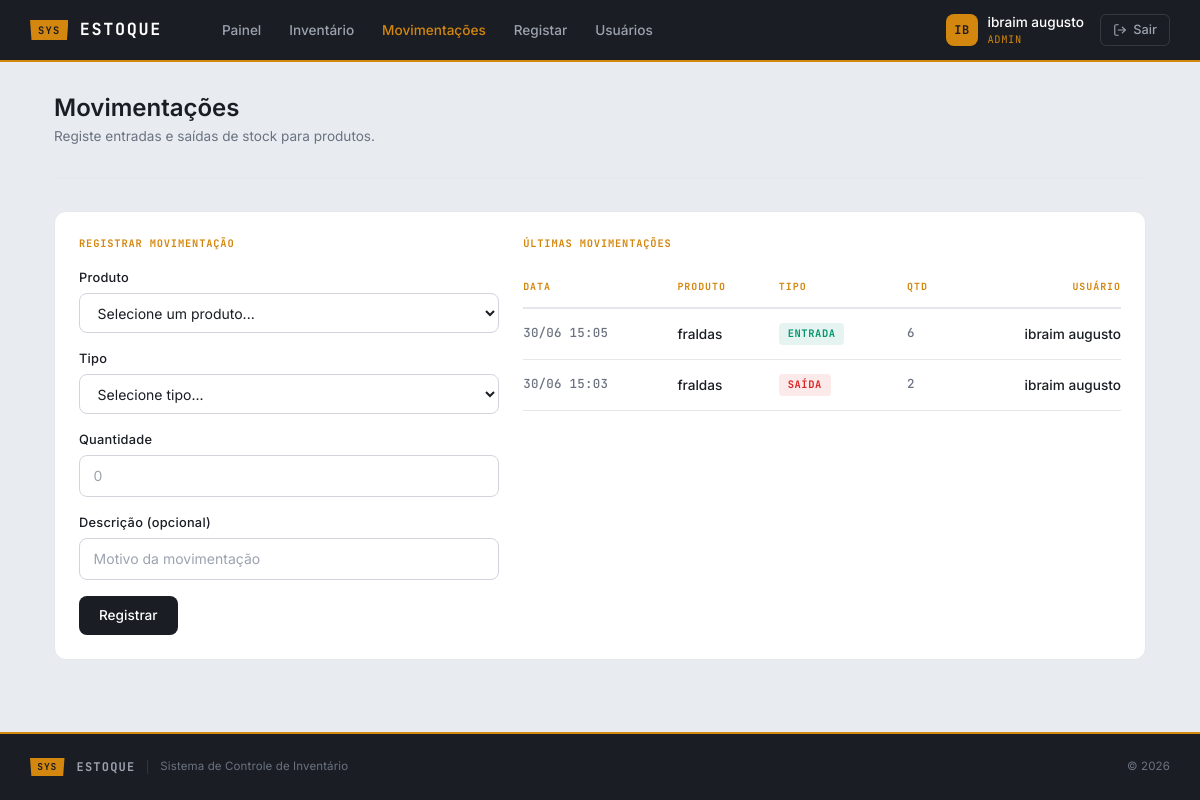
/pages/Movimentacoes.php (signed in), run on the app's committed database.
### tables this page shows
CREATE TABLE `movimentacoes` (
  `id` int(10) UNSIGNED NOT NULL,
  `produto_id` int(11) NOT NULL,
  `usuario_id` int(11) NOT NULL,
  `tipo` enum('entrada','saida') NOT NULL,
  `quantidade` int(11) NOT NULL,
  `descricao` varchar(255) DEFAULT NULL,
  `data_movimento` datetime DEFAULT current_timestamp()
);

CREATE TABLE `produtos` (
  `id` int(11) NOT NULL,
  `codigo` varchar(20) NOT NULL,
  `nome` varchar(100) NOT NULL,
  `categoria` varchar(100) DEFAULT NULL,
  `preco` decimal(10,2) DEFAULT NULL,
  `quantidade` int(11) DEFAULT 0,
  `categoria_id` int(11) DEFAULT NULL
);

CREATE TABLE `usuarios` (
  `id` int(255) NOT NULL,
  `nome` varchar(100) NOT NULL,
  `email` varchar(100) NOT NULL,
  `senha` varchar(255) NOT NULL,
  `role` enum('admin','funcionario') NOT NULL,
  `criado_em` timestamp NOT NULL DEFAULT current_timestamp()
);

### model/Movimentacao.php (called while the page is built, shortened)
<?php
class Movimentacao
{
    private $conn;
    public function __construct($conn)
    {
        $this->conn = $conn;
    }
    public function listarUltimasMovimentacoes(int $limite = 8): array
    {
        $sql = "SELECT m.*, p.nome AS produto_nome, u.nome AS usuario_nome FROM movimentacoes m LEFT JOIN produtos p ON m.produto_id = p.id LEFT JOIN usuarios u ON m.usuario_id = u.id ORDER BY m.data_movimento DESC LIMIT ?";
        $query = $this->conn->prepare($sql);
        $query->bind_param('i', $limite);
        $query->execute();
        $result = $query->get_result();
        return $result->fetch_all(MYSQLI_ASSOC);
    }
}

### pages/Movimentacoes.php (the view, shortened to what this page needs)
<?php
require_once __DIR__ . "/../config/Database.php";
require_once __DIR__ . "/../model/Movimentacao.php";
$db = new Database();
$conn = $db->conectar();
$movimentacao = new Movimentacao($conn);
$ultimasMovimentacoes = $movimentacao->listarUltimasMovimentacoes(20);
require_once 'layouts/header.php';
?>
<div class="app-body">
    <div class="app-container">
        <div class="page-header">
            <h1>Movimentações</h1>
            <p>Registe entradas e saídas de stock para produtos.</p>
        </div>
        <div class="card-app">
            <div class="row g-4">
                <div class="col-12 col-lg-5">
                    <div class="card-section-head">
                        <div class="card-section-tag">Registrar Movimentação</div>
                    </div>
                    <form method="POST" class="form-app">
                        <div class="field-group">
                            <label for="produto_id">Produto</label>
                            <select id="produto_id" name="produto_id" required>
                                <option value="">Selecione um produto...</option>
                            </select>
                        </div>
                        <div class="field-group">
                            <label for="tipo">Tipo</label>
                            <select id="tipo" name="tipo" required>
                                <option value="">Selecione tipo...</option>
                            </select>
                        </div>
                        <div class="field-group">
                            <label for="quantidade">Quantidade</label>
                            <input id="quantidade" type="number" name="quantidade" min="1" required placeholder="0">
                        </div>
                        <div class="field-group">
                            <label for="descricao">Descrição (opcional)</label>
                            <input id="descricao" type="text" name="descricao" placeholder="Motivo da movimentação">
                        </div>
                        <button type="submit" class="btn-primary-app">Registrar</button>
                    </form>
                </div>
                <div class="col-12 col-lg-7">
                    <div class="card-section-head">
                        <div class="card-section-tag">Últimas movimentações</div>
                    </div>
                    <?php if (empty($ultimasMovimentacoes)): ?>
                    <div class="card-section-empty">
                        <svg viewBox="0 0 24 24"><polyline points="22 12 18 12 15 21 9 3 6 12 2 12"/></svg>
                        <p>Nenhuma movimentação registada ainda.</p>
                    </div>
                    <?php else: ?>
                    <div class="list-table-wrap">
                        <table class="list-table">
                            <thead>
                                <tr>
                                    <th>Data</th>
                                    <th>Produto</th>
                                    <th>Tipo</th>
                                    <th>Qtd</th>
                                    <th>Usuário</th>
                                </tr>
                            </thead>
                            <tbody>
                                <?php foreach ($ultimasMovimentacoes as $m): ?>
                                <tr>
                                    <td class="cell-code"><?= date('d/m H:i', strtotime($m['data_movimento'])) ?></td>
                                    <td class="cell-name"><?= htmlspecialchars($m['produto_nome'] ?? '—') ?></td>
                                    <td>
                                        <span class="mov-badge mov-<?= $m['tipo'] ?>"><?= $m['tipo'] === 'entrada' ? 'Entrada' : 'Saída' ?></span>
                                    </td>
                                    <td class="cell-code"><?= (int)$m['quantidade'] ?></td>
                                    <td class="cell-name"><?= htmlspecialchars($m['usuario_nome'] ?? '—') ?></td>
                                </tr>
                                <?php endforeach; ?>
                            </tbody>
                        </table>
                    </div>
                    <?php endif; ?>
                </div>
            </div>
        </div>
    </div>
</div>
<?php require_once 'layouts/footer.php'; ?>

### public/css/app.css (style rules this page uses)
:root { --c-deep: #1A1D23; --c-deep-mid: #252830; --c-paper: #E8ECF1; --c-amber: #D4870E; --c-amber-light: #F5B942; --c-white: #FFFFFF; --c-muted: #6B7280; --c-muted-light: #9CA3AF; --c-border: #D1D5DB; --c-border-light: #E5E7EB; --c-input-bg: #F3F4F6; --c-error: #DC2626; --c-success: #059669; --font-body: 'Inter', system-ui, sans-serif; --font-tag: 'JetBrains Mono', monospace; }
*, *::before, *::after { margin: 0; padding: 0; box-sizing: border-box; }
body { font-family: var(--font-body); background: var(--c-paper); color: var(--c-deep); min-height: 100vh; display: flex; flex-direction: column; }
.app-body { flex: 1; padding: 2rem 0; }
.app-container { max-width: 1140px; margin: 0 auto; padding: 0 1.5rem; width: 100%; }
.page-header { margin-bottom: 2rem; padding-bottom: 1rem; border-bottom: 1px solid var(--c-border-light); }
.page-header h1 { font-size: 1.5rem; font-weight: 600; color: var(--c-deep); margin-bottom: 0.2rem; }
.page-header p { font-size: 0.85rem; color: var(--c-muted); }
.field-group { margin-bottom: 1rem; }
.field-group label { display: block; font-size: 0.8rem; font-weight: 500; color: var(--c-deep); margin-bottom: 0.35rem; letter-spacing: 0.02em; }
.field-group input, .field-group select, .field-group textarea { width: 100%; padding: 0.6rem 0.85rem; border: 1.5px solid var(--c-border); border-radius: 8px; font-family: var(--font-body); font-size: 0.875rem; color: var(--c-deep); background: var(--c-white); transition: border-color 0.2s, box-shadow 0.2s; outline: none; }
.field-group input::placeholder, .field-group textarea::placeholder { color: var(--c-muted-light); }
.btn-primary-app { display: inline-flex; align-items: center; gap: 0.5rem; padding: 0.6rem 1.25rem; background: var(--c-deep); color: var(--c-white); border: none; border-radius: 8px; font-family: var(--font-body); font-size: 0.85rem; font-weight: 500; cursor: pointer; transition: background 0.15s; }
.card-app { background: var(--c-white); border: 1px solid var(--c-border-light); border-radius: 12px; padding: 1.5rem; }
.list-table-wrap { overflow-x: auto; }
.list-table { width: 100%; border-collapse: separate; border-spacing: 0; font-size: 0.85rem; }
.list-table thead th { font-family: var(--font-tag); font-size: 0.62rem; font-weight: 700; letter-spacing: 0.1em; text-transform: uppercase; color: var(--c-amber); padding: 0.75rem 0.5rem; border-bottom: 2px solid var(--c-border-light); text-align: left; white-space: nowrap; }
.list-table thead th:first-child { padding-left: 0; }
.list-table thead th:last-child { padding-right: 0; text-align: right; }
.list-table tbody tr { transition: background 0.12s; }
.list-table tbody td { padding: 0.85rem 0.5rem; border-bottom: 1px solid var(--c-border-light); vertical-align: middle; }
.list-table tbody td:first-child { padding-left: 0; }
.list-table tbody td:last-child { padding-right: 0; text-align: right; }
.cell-code { font-family: var(--font-tag); font-size: 0.78rem; font-weight: 500; color: var(--c-muted); letter-spacing: 0.02em; }
.cell-name { font-weight: 500; color: var(--c-deep); }
.card-section-head { display: flex; align-items: center; justify-content: space-between; margin-bottom: 1rem; }
.card-section-tag { font-family: var(--font-tag); font-size: 0.65rem; font-weight: 700; letter-spacing: 0.08em; text-transform: uppercase; color: var(--c-amber); }
.mov-badge { font-family: var(--font-tag); font-size: 0.65rem; font-weight: 700; letter-spacing: 0.06em; text-transform: uppercase; padding: 0.2rem 0.55rem; border-radius: 4px; display: inline-block; }
.mov-badge.mov-entrada { background: rgba(5, 150, 105, 0.1); color: var(--c-success); }
.mov-badge.mov-saida { background: rgba(220, 38, 38, 0.1); color: var(--c-error); }

### data on the page
movimentacoes: data_movimento "30/06 15:05", produto.nome "fraldas", tipo "ENTRADA", quantidade "6", usuario.nome "ibraim augusto"
movimentacoes: data_movimento "30/06 15:03", produto.nome "fraldas", tipo "SAÍDA", quantidade "2", usuario.nome "ibraim augusto"

### other printed values
substr($_SESSION['nome'] ?? 'U', 0, 2) "IB"
$_SESSION['nome'] "ibraim augusto"
$_SESSION['role'] "ADMIN"
